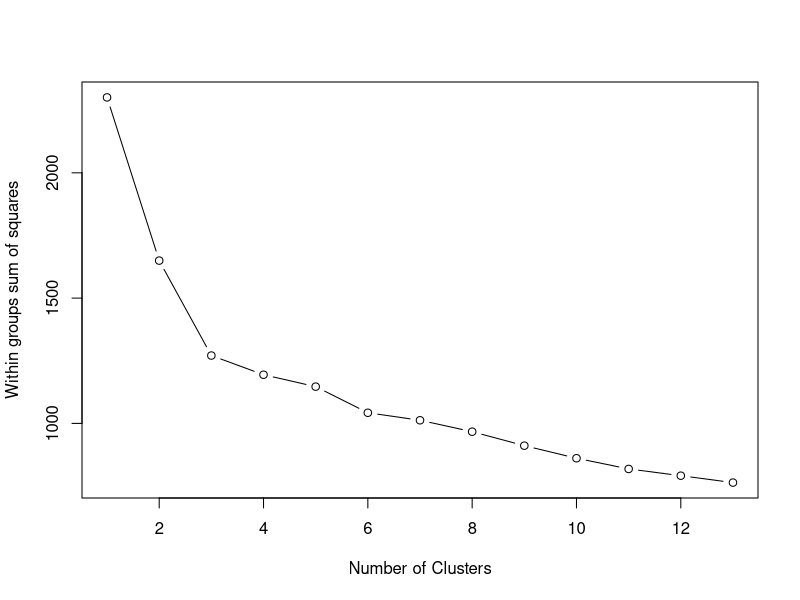
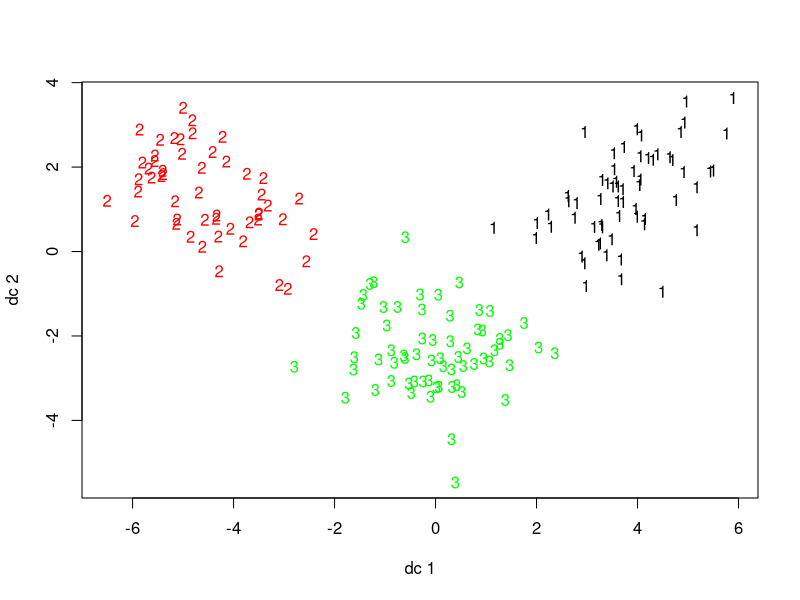
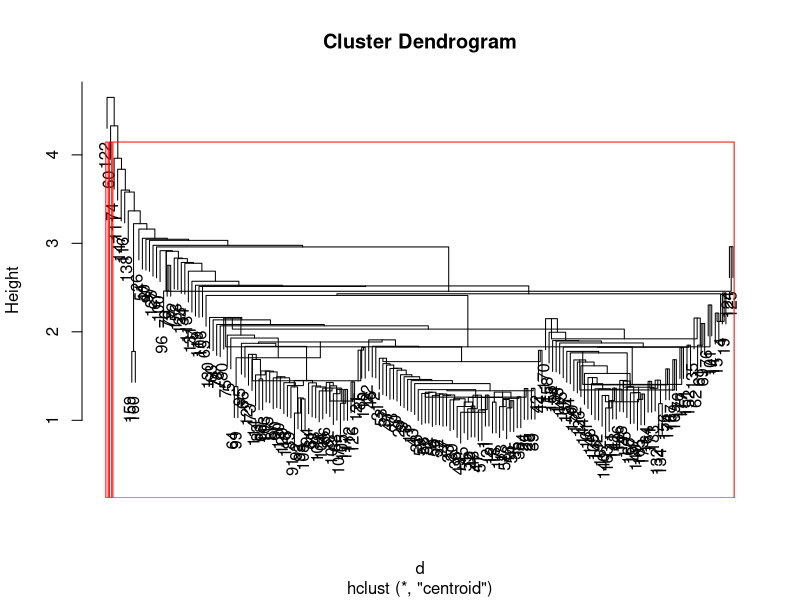
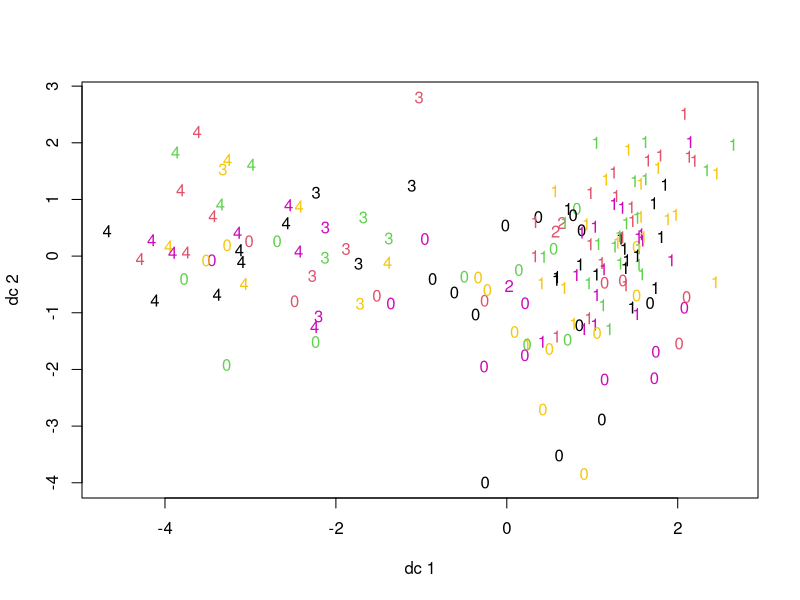

Source code (R) for these figures, in order:
library('fpc')
wine <- read.csv('wine.csv', header=FALSE)
colnames(wine) <- c('Type', 'Alcohol', 'Malic', 'Ash',
                    'Alcalinity', 'Magnesium', 'Phenols',
                    'Flavanoids', 'Nonflavanoids',
                    'Proanthocyanins', 'Color', 'Hue',
                    'Dilution', 'Proline')
head(wine,10)
wine = wine[ , colSums(is.na(wine)) == 0]
head(wine,10)
str(wine)

# To standarize the variables
wine.stand <- scale(wine[-1])  

# Determine number of clusters 
wss <- (nrow(wine.stand)-1)*sum(apply(wine.stand,2,var)) 
for (i in 2:dim(wine.stand)[2]) { 
  wss[i] <- sum(kmeans(wine.stand, centers = i)$withinss) 
}  

# Plot the clusters 
plot(1:dim(wine.stand)[2], wss, type = "b", xlab = "Number of Clusters", ylab = "Within groups sum of squares")

# K-Means
k.means.fit <- kmeans(wine.stand, 3) # k = 3
k.means.fit

# Clusters:
k.means.fit$cluster

# Cluster size:
k.means.fit$size

# Compute cluster stats
wine2 <- as.numeric(wine[,1])
km_stats <- cluster.stats(dist(wine.stand),  wine2, k.means.fit$cluster)

plotcluster(wine.stand, k.means.fit$cluster)

#Hierarchical clustering:
d <- dist(wine.stand, method = "euclidean")
H.fit <- hclust(d, method="centroid")
plot(H.fit) # display dendogram
groups <- cutree(H.fit, k=3) # cut tree into 3 clusters

# draw dendogram with red borders around the 3 clusters
rect.hclust(H.fit, k=3, border="red") 
km_stats2 <- cluster.stats(dist(wine.stand),  wine2, groups)

#DBSCAN clustering:
dbscanOutput <- dbscan(wine.stand, eps=2.1, MinPts = 3)
table(dbscanOutput$cluster, wine2)
plotcluster(wine.stand, dbscanOutput$cluster, col=c(1,2,3,6,7))
